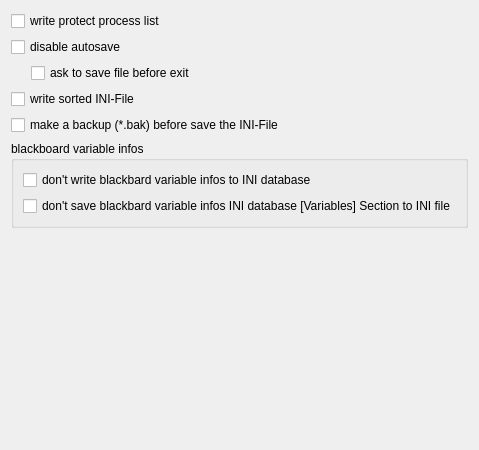
     <widget class="QWidget" name="tab_4">
      <attribute name="title">
       <string>INI-File settings</string>
      </attribute>
      <layout class="QVBoxLayout" name="verticalLayout_8">
       <item>
        <layout class="QVBoxLayout" name="verticalLayout_6">
         <item>
          <widget class="QCheckBox" name="WriteProcessListCheckBox">
           <property name="text">
            <string>write protect process list</string>
           </property>
          </widget>
         </item>
         <item>
          <layout class="QVBoxLayout" name="verticalLayout_3">
           <item>
            <widget class="QCheckBox" name="AutosaveCheckBox">
             <property name="text">
              <string>disable autosave</string>
             </property>
             <property name="checked">
              <bool>false</bool>
             </property>
            </widget>
           </item>
           <item>
            <layout class="QHBoxLayout" name="horizontalLayout_12">
             <item>
              <spacer name="horizontalSpacer_2">
               <property name="orientation">
                <enum>Qt::Horizontal</enum>
               </property>
               <property name="sizeType">
                <enum>QSizePolicy::Fixed</enum>
               </property>
               <property name="sizeHint" stdset="0">
                <size>
                 <width>20</width>
                 <height>20</height>
                </size>
               </property>
              </spacer>
             </item>
             <item>
              <widget class="QCheckBox" name="SaveFileCheckBox">
               <property name="text">
                <string>ask to save file before exit</string>
               </property>
               <property name="autoRepeat">
                <bool>false</bool>
               </property>
               <property name="autoExclusive">
                <bool>false</bool>
               </property>
               <property name="tristate">
                <bool>false</bool>
               </property>
              </widget>
             </item>
            </layout>
           </item>
          </layout>
         </item>
         <item>
          <widget class="QCheckBox" name="WriteINIFileCheckBox">
           <property name="text">
            <string>write sorted INI-File</string>
           </property>
          </widget>
         </item>
         <item>
          <widget class="QCheckBox" name="MakeBackupCheckBox">
           <property name="text">
            <string>make a backup (*.bak) before save the INI-File</string>
           </property>
          </widget>
         </item>
         <item>
          <widget class="QGroupBox" name="groupBox_2">
           <property name="title">
            <string>blackboard variable infos</string>
           </property>
           <layout class="QVBoxLayout" name="verticalLayout_16">
            <item>
             <widget class="QCheckBox" name="DontWriteBlackbardVariableInfosToIniCheckBox">
              <property name="text">
               <string>don't write blackbard variable infos to INI database</string>
              </property>
             </widget>
            </item>
            <item>
             <widget class="QCheckBox" name="DontSaveBlackbardVariableInfosIniSectionCheckBox">
              <property name="text">
               <string>don't save blackbard variable infos INI database [Variables] Section to INI file</string>
              </property>
             </widget>
            </item>
           </layout>
          </widget>
         </item>
        </layout>
       </item>
       <item>
        <spacer name="verticalSpacer_3">
         <property name="orientation">
          <enum>Qt::Vertical</enum>
         </property>
         <property name="sizeHint" stdset="0">
          <size>
           <width>20</width>
           <height>211</height>
          </size>
         </property>
        </spacer>
       </item>
      </layout>
     </widget>
